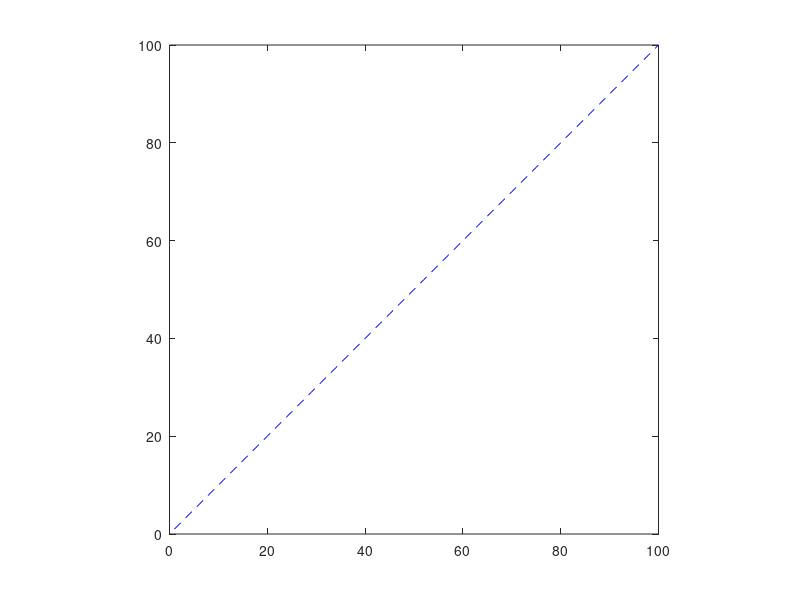

Reproduce this figure in MATLAB. (Note: this script raises an error after producing the figure.)
%% Invisible Figure
%
% Plot on invisible figure; Plot should still work
function [passed, msg] = test()
    f = figure;
    ax = axes(f);
    plot(ax, 1:100, 1:100, 'b--');
    axis(ax, 'square');
    f.Visible = 'off';
    try
        P = Plot(ax);
    catch e
        passed = false;
        msg = sprintf('Expected success; got %s - "%s"', e.identifier, ...
            e.message);
        return;
    end
    if numel(P.XData) ~= 1
        passed = false;
        msg = sprintf('Expected 1 data; got %d', numel(P.XData));
        return;
    else
        passed = true;
        msg = 'Successfully created plot';
        return;
    end
end